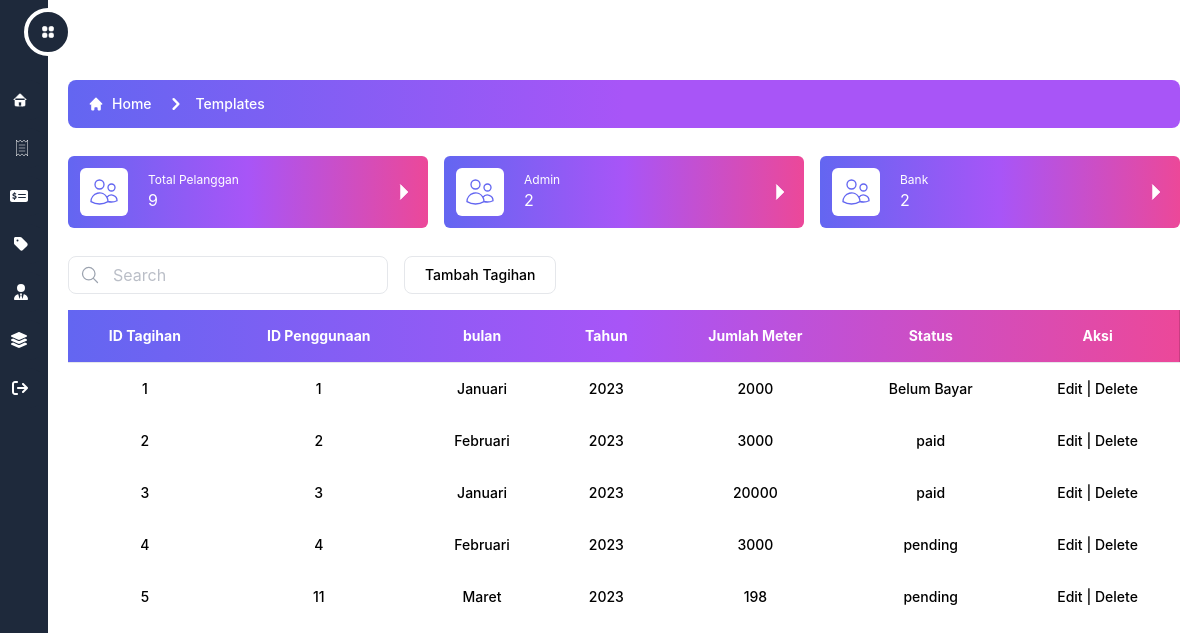
The app's page /src/bank/tagihan/tagihan.php with its own data.
### tables this page shows
CREATE TABLE `tagihan` (
  `id_tagihan` int(11) NOT NULL,
  `id_penggunaan` int(11) NOT NULL,
  `bulan` varchar(50) NOT NULL,
  `tahun` varchar(50) NOT NULL,
  `jumlah_meter` int(11) NOT NULL,
  `status` varchar(50) NOT NULL
);

### src/bank/tagihan/tagihan.php (the view, shortened to what this page needs)
<!DOCTYPE html>
<html lang="en">
<head>
    <link rel="stylesheet" href="https://cdn.jsdelivr.net/npm/tw-elements/dist/css/tw-elements.min.css" />
    <script src="https://cdn.tailwindcss.com/3.3.0"></script>
</head>
<body>
<body class = "body bg-white dark:bg-[#0F172A]">
    <div class = "fixed w-full z-30 flex bg-white dark:bg-[#0F172A] p-2 items-center justify-center h-16 px-10">
        <div class = "grow h-full flex items-center justify-center"></div>
        <div class = "flex-none h-full text-center flex items-center justify-center">
        </div>
    </div>
    <aside class = "w-60 -translate-x-48 fixed transition transform ease-in-out duration-1000 z-50 flex h-screen bg-[#1E293B] ">
        <div onclick="openNav()" class = "-right-6 transition transform ease-in-out duration-500 flex border-4 border-white dark:border-[#0F172A] bg-[#1E293B] dark:hover:bg-blue-500 hover:bg-purple-500 absolute top-2 p-3 rounded-full text-white hover:rotate-45">
        </div>
        <div class= "mini mt-20 flex flex-col space-y-2 w-full h-[calc(100vh)]">
            <div class= "hover:ml-4 justify-end pr-5 text-white hover:text-purple-500 dark:hover:text-blue-500 w-full bg-[#1E293B] p-3 rounded-full transform ease-in-out duration-300 flex">
            </div>
            <div class= "hover:ml-4 justify-end pr-5 text-white hover:text-purple-500 dark:hover:text-blue-500 w-full bg-[#1E293B] p-3 rounded-full transform ease-in-out duration-300 flex">
                <a href="/ukk/src/bank/tagihan/tagihan.php" class="href">
                </a>
            </div>
            <div class= "hover:ml-4 justify-end pr-5 text-white hover:text-purple-500 dark:hover:text-blue-500 w-full bg-[#1E293B] p-3 rounded-full transform ease-in-out duration-300 flex">
                <a href="/ukk/src/bank/pembayaran/pembayaran.php" class="href">
                </a>
            </div>
            <div class= "hover:ml-4 justify-end pr-5 text-white hover:text-purple-500 dark:hover:text-blue-500 w-full bg-[#1E293B] p-3 rounded-full transform ease-in-out duration-300 flex">
                <a href="/ukk/src/bank/tarif/tarif.php" class="href">
                </a>
            </div>
            <div class= "hover:ml-4 justify-end pr-5 text-white hover:text-purple-500 dark:hover:text-blue-500 w-full bg-[#1E293B] p-3 rounded-full transform ease-in-out duration-300 flex">
                <a href="/ukk/src/bank/admin/admin.php" class="href">
                </a>
            </div>
            <div class= "hover:ml-4 justify-end pr-5 text-white hover:text-purple-500 dark:hover:text-blue-500 w-full bg-[#1E293B] p-3 rounded-full transform ease-in-out duration-300 flex">
                <a href="/ukk/src/bank/level/level.php" class="href">
                </a>
            </div>
            <div class= "hover:ml-4 justify-end pr-5 text-white hover:text-purple-500 dark:hover:text-blue-500 w-full bg-[#1E293B] p-3 rounded-full transform ease-in-out duration-300 flex">
            <a href="/ukk/login.php" class="href">
            </a>
            </div>
        </div>
    </aside>
    <div class = "content ml-12 transform ease-in-out duration-500 pt-20 px-2 md:px-5 pb-4 min-h-screen">
        <nav class = "flex px-5 py-3  rounded-lg bg-gradient-to-r dark:from-cyan-500 dark:to-blue-500 from-indigo-500 via-purple-500 to-purple-500 dark:text-white " aria-label="Breadcrumb">
            <ol class = "inline-flex items-center space-x-1 md:space-x-3">
                <li class = "inline-flex items-center">
                    <a href="#" class = "inline-flex items-center text-sm font-medium text-white hover:text-gray-900 dark:text-white dark:hover:text-black">
                        <svg class = "w-4 h-4 mr-2" fill="currentColor" viewBox="0 0 20 20" xmlns="http://www.w3.org/2000/svg"><path d="M10.707 2.293a1 1 0 00-1.414 0l-7 7a1 1 0 001.414 1.414L4 10.414V17a1 1 0 001 1h2a1 1 0 001-1v-2a1 1 0 011-1h2a1 1 0 011 1v2a1 1 0 001 1h2a1 1 0 001-1v-6.586l.293.293a1 1 0 001.414-1.414l-7-7z"></path></svg>
                        Home
                    </a>
                </li>
                <li>
                    <div class = "flex items-center">
                        <svg class = "w-6 h-6 text-black" fill="currentColor" viewBox="0 0 20 20" xmlns="http://www.w3.org/2000/svg"><path fillRule="evenodd" d="M7.293 14.707a1 1 0 010-1.414L10.586 10 7.293 6.707a1 1 0 011.414-1.414l4 4a1 1 0 010 1.414l-4 4a1 1 0 01-1.414 0z" clipRule="evenodd"></path></svg>
                        <a href="#" class = "ml-1 text-sm font-medium text-white hover:text-gray-900 md:ml-2 dark:text-white dark:hover:text-black">Templates</a>
                    </div>
                </li>
            </ol>
        </nav>
        <div class = "flex flex-wrap my-5 -mx-2">
            <div class = "w-full lg:w-1/3 p-2">
                <div class = "flex items-center flex-row w-full bg-gradient-to-r dark:from-cyan-500 dark:to-blue-500 from-indigo-500 via-purple-500 to-pink-500 rounded-md p-3">
                    <div class = "flex text-indigo-500 dark:text-white items-center bg-white dark:bg-[#0F172A] p-2 rounded-md flex-none w-8 h-8 md:w-12 md:h-12 ">
                    </div>
                    <div class = "flex flex-col justify-around flex-grow ml-5 text-white">
                        <div class = "text-xs whitespace-nowrap">
                            Total Pelanggan
                        </div>
                        <div class = "">
                            <?php
                            include 'D:\xampp4\htdocs\backup\connection.php';
                            $sql = "SELECT COUNT(id_pelanggan) as id_pelanggan FROM pelanggan";
                            $result = $koneksi->query($sql);
                            if ($result) {
                                $row = $result->fetch_assoc();
                                $count = $row['id_pelanggan'];
                                echo ''. $count;
                            } else {
                                echo "Error: " . $sql . "<br>" . $conn->error;
                            }
                            ?>
                        </div>
                    </div>
                    <div class = " flex items-center flex-none text-white">
                        <svg xmlns="http://www.w3.org/2000/svg" fill="none" viewBox="0 0 24 24" strokeWidth={1.5} stroke="currentColor" class = "w-6 h-6">
                            <path strokeLinecap="round" strokeLinejoin="round" d="M8.25 4.5l7.5 7.5-7.5 7.5" />
                        </svg>
                    </div>
                </div>
            </div>
            <div class = "w-full md:w-1/2 lg:w-1/3 p-2 ">
                <div class = "flex items-center flex-row w-full bg-gradient-to-r dark:from-cyan-500 dark:to-blue-500 from-indigo-500 via-purple-500 to-pink-500 rounded-md p-3">
                    <div class = "flex text-indigo-500 dark:text-white items-center bg-white dark:bg-[#0F172A] p-2 rounded-md flex-none w-8 h-8 md:w-12 md:h-12 ">
                    </div>
                    <div class = "flex flex-col justify-around flex-grow ml-5 text-white">
                        <div class = "text-xs whitespace-nowrap">
                            Admin
                        </div>
                        <div class = "">
                            <?php
                            include 'D:\xampp5\htdocs\ukk\connection.php';
                            $sql = "SELECT COUNT(id_admin) as id_admin FROM admin where id_level=2";
                            $result = $koneksi->query($sql);
                            if ($result) {
                                $row = $result->fetch_assoc();
                                $count = $row['id_admin'];
                                echo ''. $count;
                            } else {
                                echo "Error: " . $sql . "<br>" . $conn->error;
                            }
                            ?>
                        </div>
                    </div>
                    <div class = " flex items-center flex-none text-white">
                        <svg xmlns="http://www.w3.org/2000/svg" fill="none" viewBox="0 0 24 24" strokeWidth={1.5} stroke="currentColor" class = "w-6 h-6">
                            <path strokeLinecap="round" strokeLinejoin="round" d="M8.25 4.5l7.5 7.5-7.5 7.5" />
                        </svg>
                    </div>
                </div>
            </div>
            <div class = "w-full md:w-1/2 lg:w-1/3 p-2">
                <div class = "flex items-center flex-row w-full bg-gradient-to-r dark:from-cyan-500 dark:to-blue-500 from-indigo-500 via-purple-500 to-pink-500 rounded-md p-3">
                    <div class = "flex text-indigo-500 dark:text-white items-center bg-white dark:bg-[#0F172A] p-2 rounded-md flex-none w-8 h-8 md:w-12 md:h-12 ">
                    </div>
                    <div class = "flex flex-col justify-around flex-grow ml-5 text-white">
                        <div class = "text-xs whitespace-nowrap">
                            Bank
                        </div>
                        <div class = "">
                            <?php
                            include 'D:\xampp5\htdocs\ukk\connection.php';
                            $sql = "SELECT COUNT(id_admin) as id_admin FROM admin where id_level=1";
                            $result = $koneksi->query($sql);
                            if ($result) {
                                $row = $result->fetch_assoc();
                                $count = $row['id_admin'];
                                echo ''. $count;
                            } else {
                                echo "Error: " . $sql . "<br>" . $conn->error;
                            }
                            ?>
                        </div>
                    </div>
                    <div class = " flex items-center flex-none text-white">
                        <svg xmlns="http://www.w3.org/2000/svg" fill="none" viewBox="0 0 24 24" strokeWidth={1.5} stroke="currentColor" class = "w-6 h-6">
                            <path strokeLinecap="round" strokeLinejoin="round" d="M8.25 4.5l7.5 7.5-7.5 7.5" />
                        </svg>
                    </div>
                </div>
            </div>
        </div>
        <div class="relative flex items-center mt-4 md:mt-0 mb-4">
            <span class="absolute">
            </span>
            <form id="search-form" action="tagihan.php" method="GET">
            <input type="text" id="searchquery" name="searchquery"placeholder="Search" class="block w-full py-1.5 pr-5 text-black bg-white border border-gray-200 rounded-lg md:w-80 placeholder-gray-400/70 pl-11 rtl:pr-11 rtl:pl-5 dark:bg-white dark:text-black dark:border-gray-600 focus:border-blue-400 dark:focus:border-blue-300 focus:ring-blue-300 focus:outline-none focus:ring focus:ring-opacity-40">
            </form>
            <div class=" ml-4 inline-flex overflow-hidden bg-white border divide-x rounded-lg dark:bg-white rtl:flex-row-reverse dark:border-gray-700 dark:divide-gray-700">
            <button class="px-5 py-2 text-xs font-medium text-black transition-colors duration-200 sm:text-sm hover:bg-gradient-to-r from-indigo-500 via-purple-500 to-pink-500 hover:text-white dark:hover:bg-gradient-to-r dark:hover:from-cyan-500 dark:hover:to-blue-500" onclick="window.location.href = 'insert.php';">
                Tambah Tagihan
            </button>
        </div>
        </div>
        <table class="min-w-full text-left text-sm overflow-y-scroll font-medium">
          <thead class="border-b font-medium dark:border-neutral-500 dark:text-black">
            <tr class="bg-black text-white bg-gradient-to-r from-indigo-500 via-purple-500 to-pink-500 dark:from-cyan-500 dark:to-blue-500 dark:text-black">
              <th scope="col" class="px-6 py-4 text-center ">ID Tagihan</th>
              <th scope="col" class="px-6 py-4 text-center ">ID Penggunaan</th>
              <th scope="col" class="px-6 py-4 text-center ">bulan</th>
              <th scope="col" class="px-6 py-4 text-center ">Tahun</th>
              <th scope="col" class="px-6 py-4 text-center ">Jumlah Meter</th>
              <th scope="col" class="px-6 py-4 text-center ">Status</th>
              <th scope="col" class="px-6 py-4 text-center ">Aksi</th>
            </tr>
          </thead>
          <?php
          include 'D:\xampp5\htdocs\ukk\connection.php';
          if (isset($_GET['searchquery'])) {
            $search = $_GET['searchquery'];
            $sql = mysqli_query($koneksi, "SELECT * FROM tagihan WHERE bulan like '%" . $search . "%'");
        } else {
            $sql = mysqli_query($koneksi, "SELECT * FROM tagihan ORDER BY id_tagihan");
        }
        while ($data = mysqli_fetch_Array($sql)) {
            echo "<tr class='hover:bg-gradient-to-r from-indigo-500 via-purple-500 to-pink-500 hover:text-white dark:hover:bg-gradient-to-r dark:hover:from-cyan-500 dark:hover:to-blue-500'>";
                echo "<td class='px-6 py-4 text-center'>" . $data["id_tagihan"] . "</td>";
                echo "<td class='px-6 py-4 text-center'>" . $data["id_penggunaan"] . "</td>";
                echo "<td class='px-6 py-4 text-center'>" . $data["bulan"] . "</td>";
                echo "<td class='px-6 py-4 text-center'>" . $data["tahun"] . "</td>";
                echo "<td class='px-6 py-4 text-center'>" . $data["jumlah_meter"] . "</td>";
                echo "<td class='px-6 py-4 text-center'>" . $data["status"] . "</td>";
                echo "<td class='px-6 py-4 text-center'>
              <a class='' href='edit.php?id=" . $data['id_tagihan'] . "'>Edit</a> |
              <a class='' href='delete.php?id=" . $data['id_tagihan'] . "'>Delete</a>
              </td>";
                echo "</tr>";
        }
        ?>
      </table>
    </div>
</body>
</html>

### src/bank/tagihan/tagihan.php (style rules this page uses)
svg { fill:#ffffff }

### records on screen
tagihan: id_tagihan "1", id_penggunaan "1", bulan "Januari", tahun "2023", jumlah_meter "2000", status "Belum Bayar"
tagihan: id_tagihan "2", id_penggunaan "2", bulan "Februari", tahun "2023", jumlah_meter "3000", status "paid"
tagihan: id_tagihan "3", id_penggunaan "3", bulan "Januari", tahun "2023", jumlah_meter "20000", status "paid"
tagihan: id_tagihan "4", id_penggunaan "4", bulan "Februari", tahun "2023", jumlah_meter "3000", status "pending"
tagihan: id_tagihan "5", id_penggunaan "11", bulan "Maret", tahun "2023", jumlah_meter "198", status "pending"

### other values on screen
$count "9"
$count "2"
